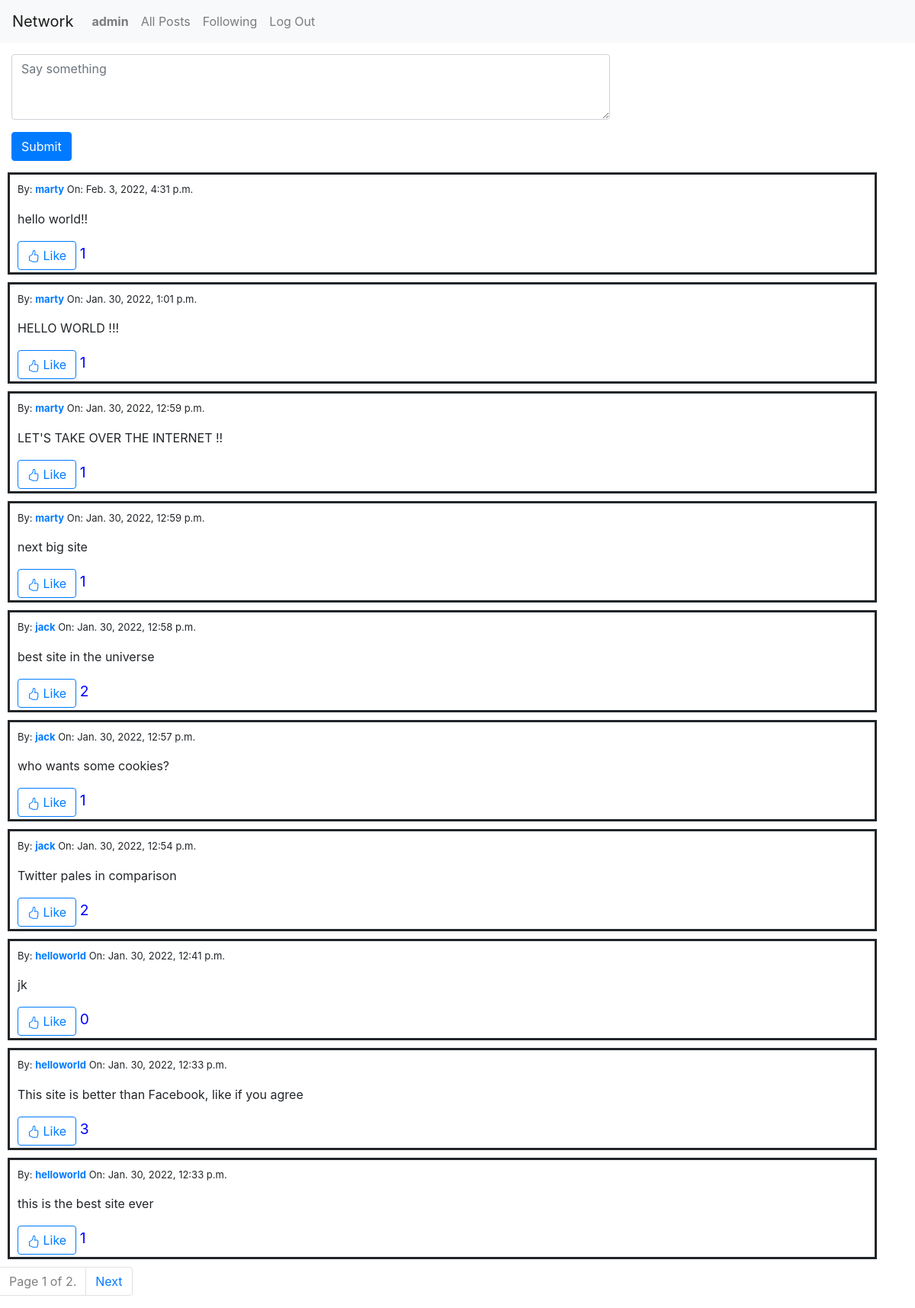
The app's page / (signed in) with its own data.
### network/models.py (models this page shows, shortened)
class User(AbstractUser):
    pass

class Post(models.Model):
    user = models.ForeignKey(User, on_delete=models.CASCADE, verbose_name="posted by", related_name="posts")
    content = models.TextField(blank=False)
    date = models.DateTimeField(auto_now_add=True, null=False, blank=True, verbose_name="posted on")
    likes = models.IntegerField(default=0)
    class Meta:
        verbose_name = "post"
        verbose_name_plural = "posts"

### network/views.py (the view)
# urls.py: path("", views.index, name="index"),
def index(request):
    posts = Post.objects.all().order_by('-date')
    paginator = Paginator(posts, 10)
    page_number = request.GET.get('page')
    page_obj = paginator.get_page(page_number)
    if request.user.is_authenticated:
        liked = Like.objects.filter(user=request.user).values_list('post_id', flat=True)
        likedPosts = Post.objects.filter(pk__in=liked)
    else:
        likedPosts = []
    return render(request, "network/index.html", {
        "post_form": CreatePostForm(),
        "page_obj": page_obj,
        "liked": likedPosts
    })

### network/views.py
class CreatePostForm(forms.ModelForm):
    content = forms.CharField(label="Description", widget=forms.Textarea(attrs={
                                    'placeholder': "Say something",
                                    'autofocus': 'autofocus',
                                    'rows': '3',
                                    'class': 'form-control',
                             }))
    class Meta:
        model = Post
        fields = ["content"]

### network/templates/network/index.html (shortened to what this page needs)
{% extends "network/layout.html" %}
{% block body %}
    {% if user.is_authenticated %}
    <div class="post-form-wrapper">
        <form action="{% url 'post' %}" method="POST">
            <div class="form-group">
                {{ post_form.content }}
            </div>
            <input class="btn btn-primary" name="comment_form" type="submit">
        </form>
    </div>
    {% endif %}
    {% include "network/posts.html" %}
    {% include "network/paginator.html"%}
{% endblock %}

### network/templates/network/layout.html (shortened to what this page needs)
{% load static %}
<!DOCTYPE html>
<html lang="en">
    <head>
        <link rel="stylesheet" href="https://stackpath.bootstrapcdn.com/bootstrap/4.4.1/css/bootstrap.min.css">
        <link href="{% static 'network/styles.css' %}" rel="stylesheet">
    </head>
    <body>
        <nav class="navbar navbar-expand-lg navbar-light bg-light">
            <a class="navbar-brand" href="#">Network</a>
            <div>
              <ul class="navbar-nav mr-auto">
                {% if user.is_authenticated %}
                    <li class="nav-item">
                        <a class="nav-link" href="#"><strong>{{ user.username }}</strong></a>
                    </li>
                {% endif %}
                <li class="nav-item">
                  <a class="nav-link" href="{% url 'index' %}">All Posts</a>
                </li>
                {% if user.is_authenticated %}
                    <li class="nav-item">
                        <a class="nav-link" href="{% url 'following' %}">Following</a>
                    </li>
                    <li class="nav-item">
                        <a class="nav-link" href="{% url 'logout' %}">Log Out</a>
                    </li>
                {% endif %}
              </ul>
            </div>
          </nav>
        <div class="body">
            {% block body %}
            {% endblock %}
        </div>
    </body>
</html>

### network/templates/network/posts.html (shortened to what this page needs)
{% for post in page_obj %}
<div class='post-content-wrapper container' id='{{ post.id }}'>
    <p style='font-size: small;'>By: <a href="{% url 'profile' user_id=post.user.id %}"><strong>{{ post.user }}</strong></a>
        On: {{ post.date }}</p>
    <div class='post-content'>{{ post.content }}</div>
    {% if user.is_authenticated %}
    {% if post not in liked %}
    <button type="button" class="btn btn-outline-primary like-button">
        Like
      </button> <span class='like-counter' style='font-size: 1.2em; color: blue'>{{ post.likes }}</span>
      {% endif %}
      {% endif %}
</div>
{% endfor %}

### network/static/network/styles.css (style rules this page uses)
.post-form-wrapper { margin: 15px; margin-right: 400px; }
.post-content-wrapper { border: solid; margin: 10px; padding: 3px; padding-left: 10px; padding-top: 10px; }
.post-content { margin-bottom: 17px; }

### records on screen
User: username "admin"
Post: user "marty", date "Feb. 3, 2022, 4:31 p.m.", content "hello world!!", likes "1"
Post: user "marty", date "Jan. 30, 2022, 1:01 p.m.", content "HELLO WORLD !!!", likes "1"
Post: user "marty", date "Jan. 30, 2022, 12:59 p.m.", content "LET'S TAKE OVER THE INTERNET !!", likes "1"
Post: user "marty", date "Jan. 30, 2022, 12:59 p.m.", content "next big site", likes "1"
Post: user "jack", date "Jan. 30, 2022, 12:58 p.m.", content "best site in the universe", likes "2"
Post: user "jack", date "Jan. 30, 2022, 12:57 p.m.", content "who wants some cookies?", likes "1"
Post: user "jack", date "Jan. 30, 2022, 12:54 p.m.", content "Twitter pales in comparison", likes "2"
Post: user "helloworld", date "Jan. 30, 2022, 12:41 p.m.", content "jk", likes "0"
Post: user "helloworld", date "Jan. 30, 2022, 12:33 p.m.", content "This site is better than Facebook, like if you agree", likes "3"
Post: user "helloworld", date "Jan. 30, 2022, 12:33 p.m.", content "this is the best site ever", likes "1"

### other values on screen
{{ page_obj.number }} "1"
{{ page_obj.paginator.num_pages }} "2"
